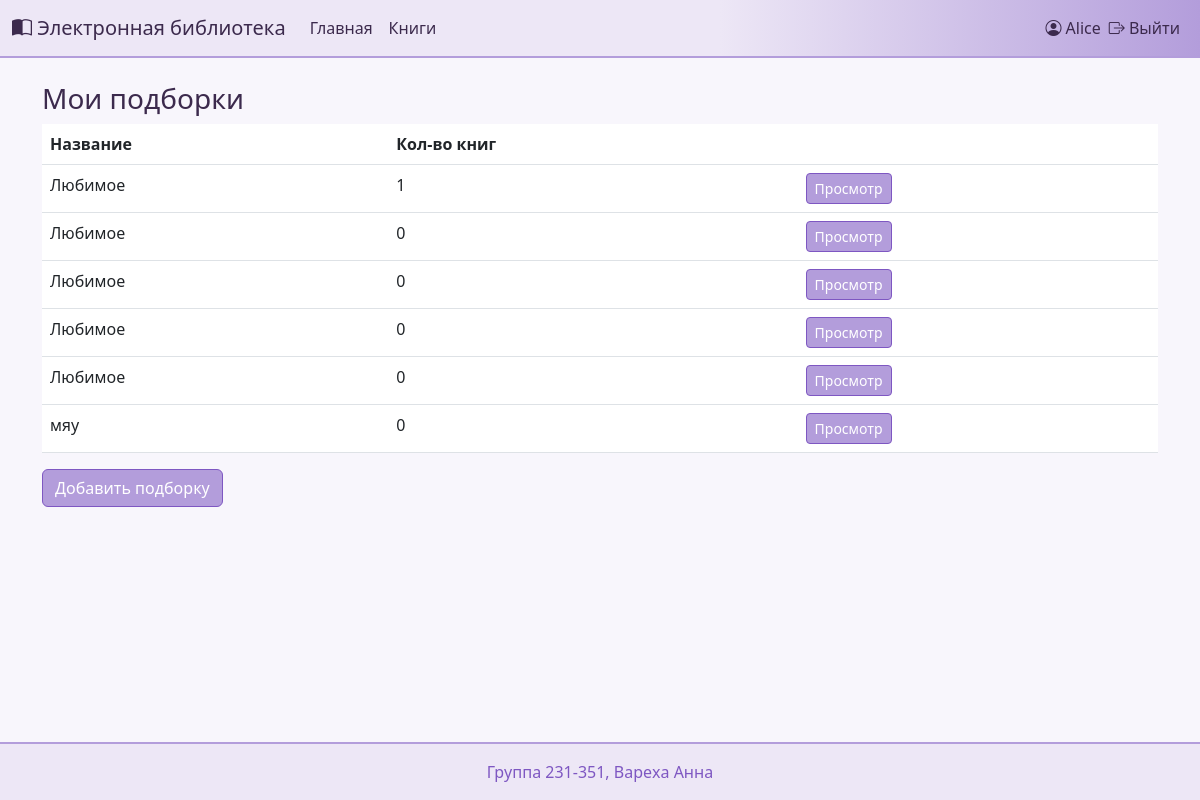
/collections (signed in), run on the app's committed database.
### app/models.py (models this page shows, shortened)
class User(db.Model, UserMixin):
    __tablename__ = 'user'
    id = db.Column(db.Integer, primary_key=True)
    username = db.Column(db.String(64), nullable=False, unique=True)
    password_hash = db.Column(db.String(128), nullable=False)
    last_name = db.Column(db.String(64), nullable=False)
    first_name = db.Column(db.String(64), nullable=False)
    middle_name = db.Column(db.String(64))
    role_id = db.Column(db.Integer, db.ForeignKey('role.id'), nullable=False)
    reviews = db.relationship('Review', backref='user', lazy=True, cascade="all, delete-orphan")
    def is_admin(self):
        return self.role and self.role.name == 'Администратор'

class Collection(db.Model):
    __tablename__ = 'collection'
    id = db.Column(db.Integer, primary_key=True)
    name = db.Column(db.String(255), nullable=False)
    user_id = db.Column(db.Integer, db.ForeignKey('user.id', ondelete='CASCADE'), nullable=False)
    user = db.relationship('User', backref='collections')
    books = db.relationship('Book', secondary=collection_book, backref='collections')

### app/routes/collections.py (the view)
@collections_bp.route('/collections')
@login_required
def my_collections():
    if current_user.role.name != 'Пользователь':
        flash('Доступ разрешён только для пользователей.', 'danger')
        return redirect(url_for('main.index'))
    collections = Collection.query.filter_by(user_id=current_user.id).all()
    return render_template('my_collections.html', collections=collections)

### app/__init__.py (called while the page is built)
def create_app():
    app = Flask(__name__)
    app.config.from_object('config.Config')
    db.init_app(app)
    login_manager.init_app(app)
    migrate.init_app(app, db)
    csrf.init_app(app)
    app.jinja_env.filters['markdown'] = markdown_filter
    from app.routes.app import main_bp
    from app.routes.books import books_bp
    from app.routes.auth import auth_bp
    from app.routes.reviews import reviews
    from app.routes.collections import collections_bp
    from app.routes.admin import admin_bp
    app.register_blueprint(main_bp)
    app.register_blueprint(books_bp)
    app.register_blueprint(auth_bp)
    app.register_blueprint(reviews)
    app.register_blueprint(collections_bp)
    app.register_blueprint(admin_bp)
    from app.models import User
    @login_manager.user_loader
    def load_user(user_id):
        return User.query.get(int(user_id))
    return app

### app/templates/my_collections.html (shortened to what this page needs)
{% extends "base.html" %}
{% block content %}
<h3>Мои подборки</h3>
<table class="table">
    <thead>
        <tr>
            <th>Название</th>
            <th>Кол-во книг</th>
            <th></th>
        </tr>
    </thead>
    <tbody>
        {% for c in collections %}
        <tr>
            <td>{{ c.name }}</td>
            <td>{{ c.books|length }}</td>
            <td>
                <a href="{{ url_for('collections.view_collection', collection_id=c.id) }}" class="btn btn-sm btn-primary">Просмотр</a>
            </td>
        </tr>
        {% endfor %}
    </tbody>
</table>
<button class="btn btn-success" data-bs-toggle="modal" data-bs-target="#addCollectionModal">Добавить подборку</button>
{% endblock %}

### app/templates/base.html (shortened to what this page needs)
<!doctype html>
<html lang="ru">
<head>
    <link href="https://cdn.jsdelivr.net/npm/bootstrap@5.3.0/dist/css/bootstrap.min.css" rel="stylesheet">
    <link href="https://cdn.jsdelivr.net/npm/bootstrap-icons@1.10.5/font/bootstrap-icons.css" rel="stylesheet">
</head>
<body>
<div class="content-wrapper">
    <nav class="navbar navbar-expand-lg">
        <div class="container-fluid">
            <a class="navbar-brand" href="{{ url_for('main.index') }}">
                <i class="bi bi-book-half"></i> Электронная библиотека
            </a>
            <div class="collapse navbar-collapse" id="navbarNav">
                <ul class="navbar-nav me-auto mb-2 mb-lg-0">
                    <li class="nav-item">
                        <a class="nav-link" href="{{ url_for('main.index') }}">Главная</a>
                    </li>
                    <li class="nav-item">
                        <a class="nav-link" href="{{ url_for('main.index') }}">Книги</a>
                    </li>
                </ul>
                <ul class="navbar-nav ms-auto mb-2 mb-lg-0 align-items-center">
                    {% if current_user.is_authenticated %}
                        <li class="nav-item">
                            <span class="navbar-text">
                                <i class="bi bi-person-circle"></i>
                                {{ current_user.username }}
                            </span>
                        </li>
                        <li class="nav-item">
                            <a class="nav-link" href="{{ url_for('auth.logout') }}"><i class="bi bi-box-arrow-right"></i> Выйти</a>
                        </li>
                    {% endif %}
                </ul>
            </div>
        </div>
    </nav>
    <div class="container mt-4 flex-grow-1">
        {% block content %}{% endblock %}
    </div>
</div>
<footer class="text-center">
    Группа 231-351, Вареха Анна
</footer>
</body>
</html>

### app/templates/base.html (style rules this page uses)
html, body { height: 100%; margin: 0; padding: 0; }
body { background: #f8f6fc; color: #3c2a4d; min-height: 100vh; display: flex; flex-direction: column; }
.content-wrapper { flex: 1 0 auto; display: flex; flex-direction: column; }
.navbar { background: linear-gradient(90deg, #ede7f6 60%, #b39ddb 100%); border-bottom: 2px solid #b39ddb; }
.navbar-brand, .navbar-nav .nav-link, .navbar-text { color: #3c2a4d !important; font-weight: 500; }
.btn-primary, .btn-success, .btn-warning, .btn-danger { background-color: #b39ddb; border-color: #7e57c2; }
footer { background: #ede7f6; color: #7e57c2; border-top: 2px solid #b39ddb; padding: 1rem 0; flex-shrink: 0; margin-top: 0; }

### data on the page
User: username "Alice"
Collection: name "Любимое", books|length "1"
Collection: name "Любимое", books|length "0"
Collection: name "Любимое", books|length "0"
Collection: name "Любимое", books|length "0"
Collection: name "Любимое", books|length "0"
Collection: name "мяу", books|length "0"
